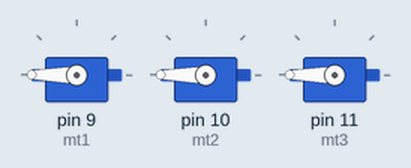
The sketch below on a simulated Arduino Uno, built with avr-gcc and run on an emulated ATmega328P. Shown: 3 × servo.

Above: at 0.05 s.
At 2.0 s:
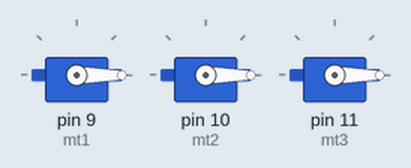
Timing chart, 0 to 4.6 s (numbered marks = the images above):
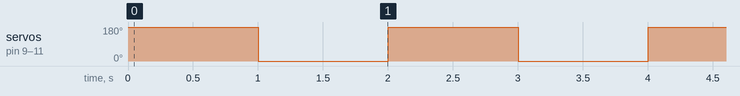

The sketch:

teste.ino
```cpp
#include <Servo.h>


Servo mt1;
Servo mt2;
Servo mt3;
void setup(){
    mt1.attach(9);
    mt1.write(0);

    mt2.attach(10);
    mt2.write(0);

    mt3.attach(11);
    mt3.write(0);
}
void loop(){
    mt1.write(360);
    mt2.write(360);
    mt3.write(360);
    delay(1000);
    mt1.write(0);
    mt2.write(0);
    mt3.write(0);
    delay(1000);

}
```

Measured:
- by itself, servo on pin 9 (mt1), servo on pin 10 (mt2), servo on pin 11 (mt3): alternates 180° for 1.0 s and 0° for 1.0 s
